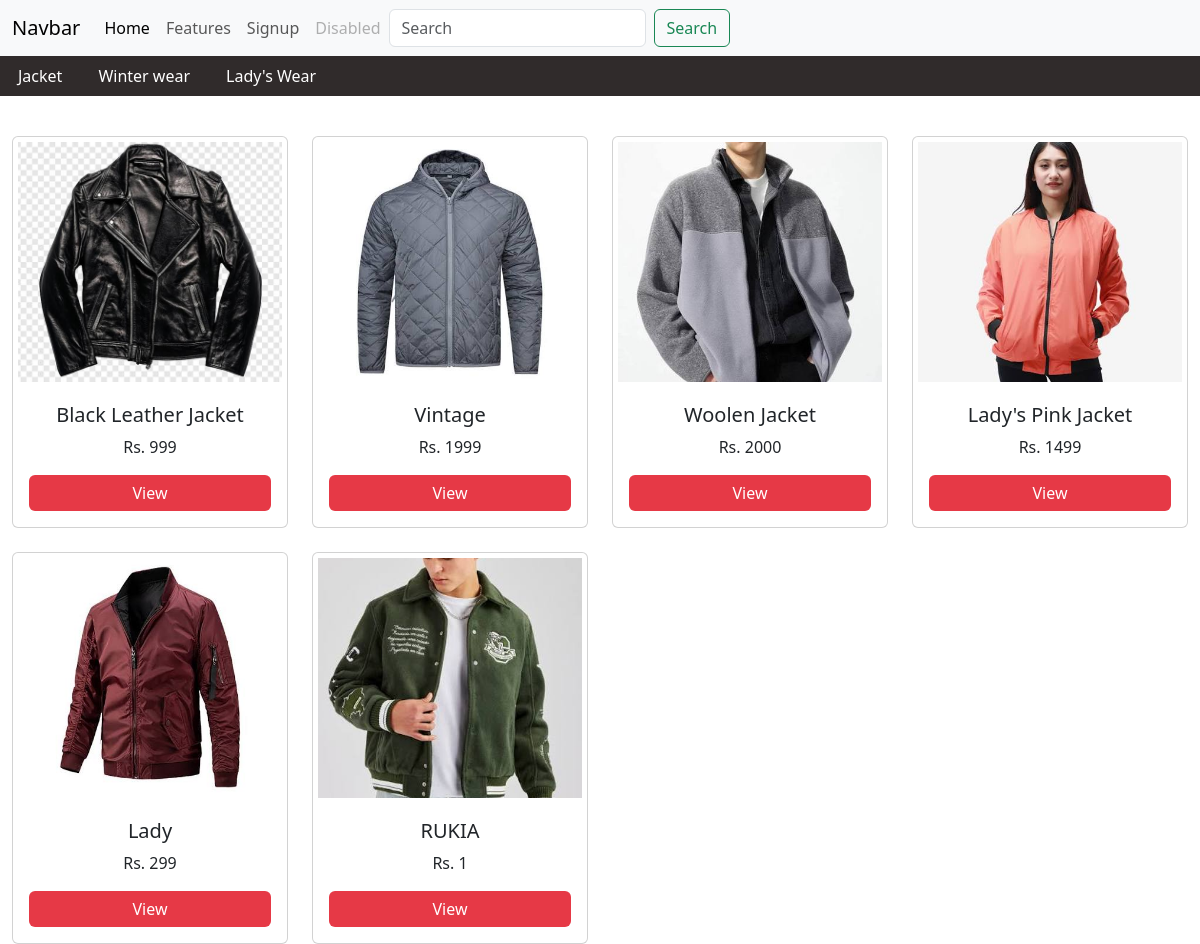
The app's page /, older data.
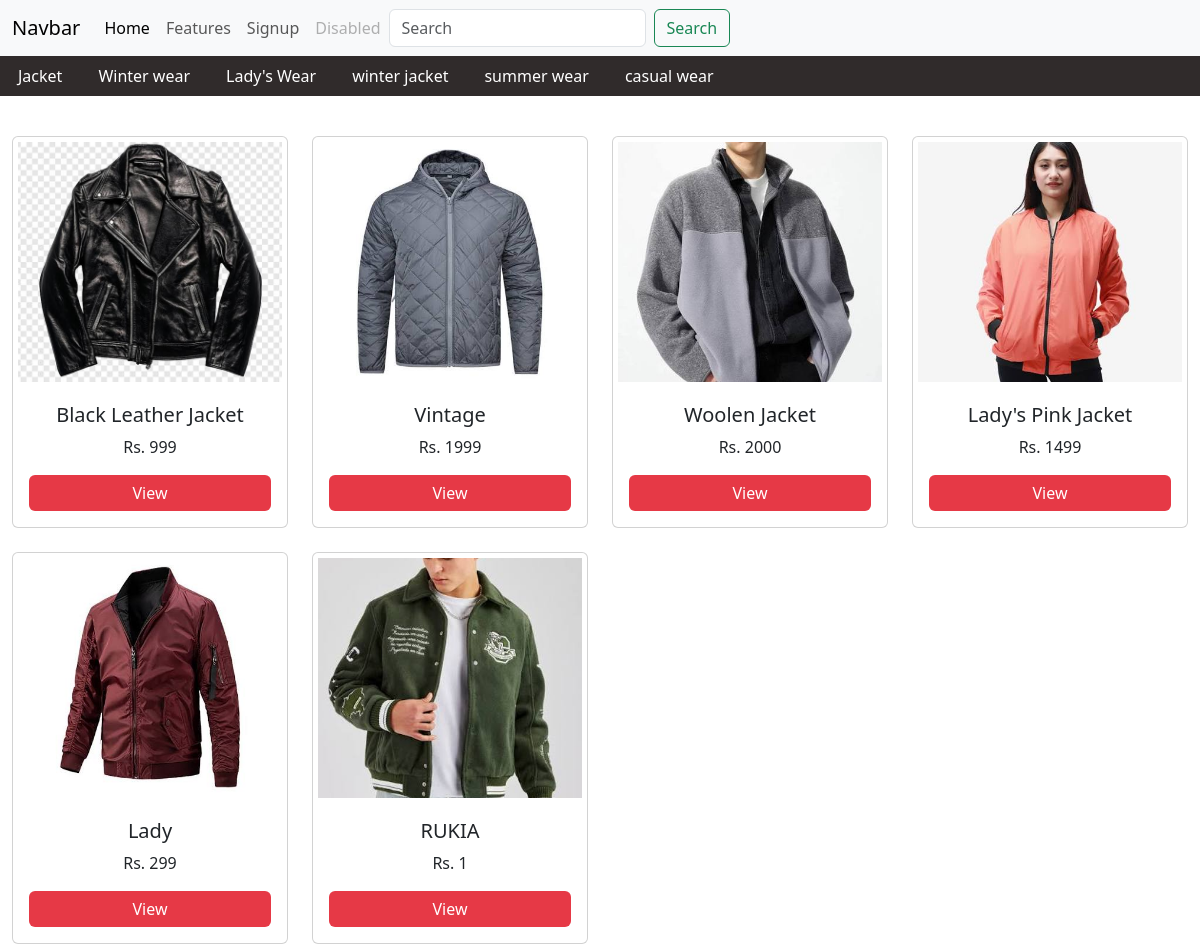
The same page, newer data.
### store/models.py (models this page shows, shortened)
class Category(models.Model):
    category_name = models.CharField(max_length=50)
    def __str__(self):
        return self.category_name

class Product(models.Model):
    product_name = models.CharField(max_length=50)
    price = models.IntegerField(default=0)
    category = models.ForeignKey(Category, on_delete = models.CASCADE, null = True, blank = True)
    description = models.CharField(max_length=300, default='')
    image = models.ImageField(upload_to = "image", default="")

### store/views.py (the view)
# urls.py: 2. Add a URL to urlpatterns:  path('', views.home, name='home')
def home(request):
    categories = Category.objects.all()
    categoryID = request.GET.get('category')
    if categoryID:
        products = Product.objects.filter(category=categoryID)
    else:
        products = Product.objects.all()
    params = {
        'product': products,
        'category': categories
    }
    return render(request, 'store/home.html', params)

### store/templates/store/home.html (shortened to what this page needs)
{%extends 'store/nav.html'%}
{%load static%}
{%block csslink%}
<link rel="stylesheet" href="{%static 'store/home.css'%}">
<link rel="stylesheet" href="https://cdn.jsdelivr.net/npm/swiper@11/swiper-bundle.min.css"/>
{%endblock%}
{%block body%}
<div class="category swiper">
    <div class="swiper-wrapper">
        {% for cat in category %}
        <div class="swiper-slide">
            <a href="/?category={{cat.id}}"
               class="category-link {% if request.GET.category == cat.id|stringformat:'s' %}active{% endif %}">
                {{cat}}
            </a>
        </div>
        {% endfor %}
    </div>
</div>
<div class="container-fluid mt-3">
  <div class="row">
    <div class="col-lg-12 mt-4">
      <div class="row row-cols-2 row-cols-md-3 row-cols-lg-4 g-4" id="product-container">
        {%for i in product%}
        <div class="col">
          <div class="card h-100 w-100">
            <img
            src="{{i.image.url}}"
            class="card-img-top"
            alt="{{i.product_name}}"/>
            <div class="card-body d-flex flex-column text-center">
              <h5 class="card-title">{{i.product_name}}</h5>
              <p class="card-text">Rs. {{i.price}}</p>
              <a href="{%url 'product_details' i.product_name|slugify i.id %}" class="btn btn-primary mt-auto">View</a>
            </div>
          </div>
        </div>
        {%endfor%}
      </div>
    </div>
  </div>
</div>
{%endblock%}

Row changes from the older to the newer data that the page shows:
added Category: category_name "winter jacket"
added Category: category_name "summer wear"
added Category: category_name "casual wear"
